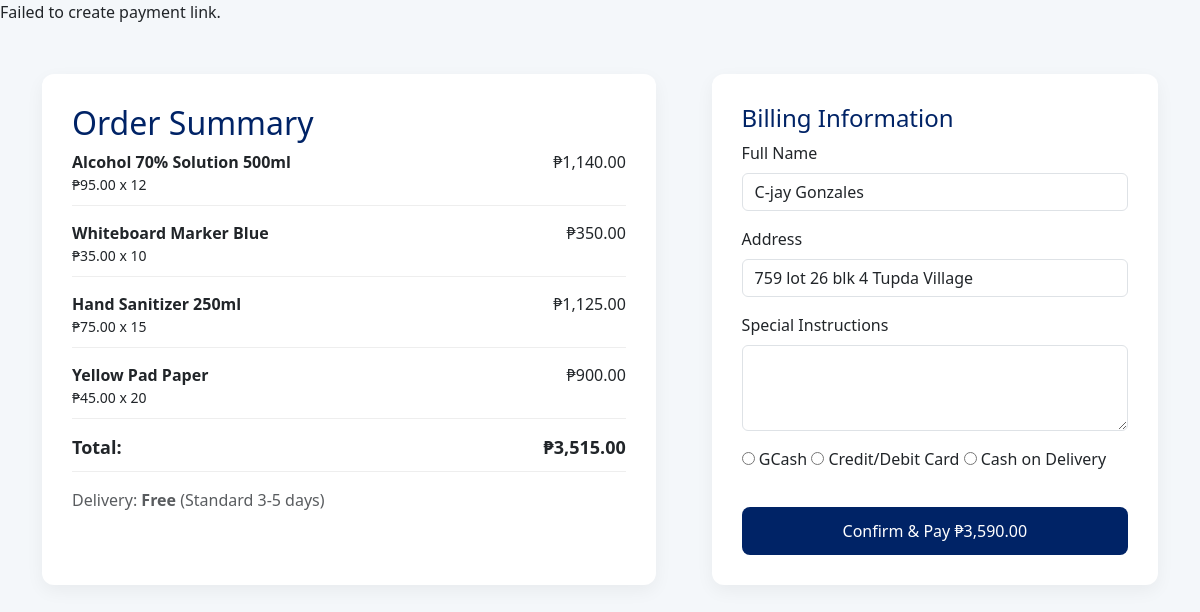
The page /test-files/cart-ver1.php (signed in) on the database as committed earlier.
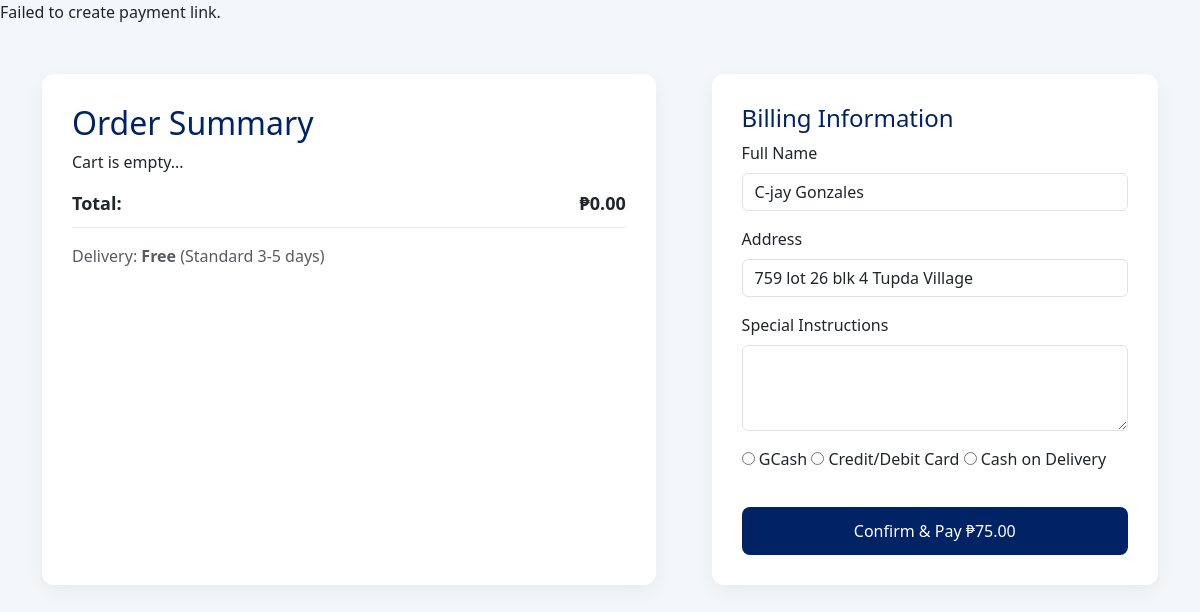
The same page on the database as committed later.
### tables this page shows
CREATE TABLE `shopping_cart` (
  `cart_id` int(11) NOT NULL,
  `user_id` int(11) NOT NULL,
  `product_id` int(11) NOT NULL,
  `quantity` int(10) UNSIGNED NOT NULL DEFAULT 1,
  `added_at` timestamp NOT NULL DEFAULT current_timestamp()
);

CREATE TABLE `products` (
  `product_id` int(11) NOT NULL,
  `category_id` int(11) NOT NULL,
  `product_name` varchar(150) NOT NULL,
  `product_code` varchar(50) DEFAULT NULL,
  `description` text DEFAULT NULL,
  `price` decimal(10,2) NOT NULL,
  `stock_quantity` int(11) UNSIGNED NOT NULL,
  `min_stock_level` int(11) UNSIGNED DEFAULT 0,
  `product_image` varchar(255) DEFAULT NULL,
  `is_featured` tinyint(1) DEFAULT 0,
  `is_top_order` tinyint(1) DEFAULT 0,
  `isActive` tinyint(1) DEFAULT 1,
  `created_at` datetime DEFAULT current_timestamp(),
  `updated_at` timestamp NOT NULL DEFAULT current_timestamp() ON UPDATE current_timestamp()
);

CREATE TABLE `users` (
  `user_id` int(11) NOT NULL,
  `username` varchar(50) DEFAULT NULL,
  `email` varchar(100) NOT NULL,
  `password` varchar(255) DEFAULT NULL,
  `first_name` varchar(50) NOT NULL,
  `middle_name` varchar(50) NOT NULL,
  `last_name` varchar(50) NOT NULL,
  `gender` varchar(20) NOT NULL DEFAULT 'Prefer not to say',
  `date_of_birth` date DEFAULT NULL,
  `is_verified` tinyint(1) NOT NULL DEFAULT 0,
  `contact_number` varchar(15) NOT NULL,
  `address` text NOT NULL,
  `created_at` datetime NOT NULL DEFAULT current_timestamp(),
  `updated_at` timestamp NOT NULL DEFAULT current_timestamp() ON UPDATE current_timestamp(),
  `isActive` tinyint(1) NOT NULL,
  `verification_token` varchar(64) NOT NULL,
  `token_created_at` datetime NOT NULL DEFAULT current_timestamp(),
  `profile_image` varchar(255) DEFAULT NULL,
  `province_id` int(11) DEFAULT NULL,
  `city_id` int(11) DEFAULT NULL,
  `barangay_id` int(11) DEFAULT NULL
);

### auth/auth.php (called while the page is built, shortened)
<?php
      $pdo = connect();
      $stmt = $pdo->prepare("SELECT * FROM users WHERE user_id = :id LIMIT 1");
      $stmt->execute([':id' => $_SESSION['user_id']]);
      $user = $stmt->fetch(PDO::FETCH_ASSOC);
?>

### test-files/cart-ver1.php (the view, shortened to what this page needs)
<?php
require_once __DIR__ .'/../auth/auth.php';
$pdo = connect();
$user_id = $user['user_id'];
try {
    $pdo->beginTransaction();
      $getCart = "SELECT
                        c.cart_id,
                        c.product_id,
                        u.user_id AS user_id,
                        p.product_name,
                        p.price,
                        c.quantity,
                        (p.price * c.quantity) AS subtotal,
                        c.added_at
                    FROM shopping_cart c
                    JOIN users u ON c.user_id = u.user_id
                    JOIN products p ON c.product_id = p.product_id
                    WHERE c.user_id = ?";
        $stmt = $pdo->prepare($getCart);
        $stmt->execute([$user_id]);
        $cartItems = $stmt->fetchAll(PDO::FETCH_ASSOC);
        $total_amount = 0;
        foreach ($cartItems as $item) {
          $total_amount+= $item['subtotal'];
        }
        $shipping_fee = 75.00;
        $final_amount = $total_amount+$shipping_fee;
      $pdo->commit();
} catch (Exception $e) {
    $pdo->rollBack();
    echo "Transaction Failed: Database Error-> " . $e->getMessage();
}
?>
<!DOCTYPE html>
<html lang="en">
<head>
    <link href="../bootstrap-5.3.8-dist/css/bootstrap.css" rel="stylesheet">
    <link href="../ui/homepage.css" rel="stylesheet"/>
</head>
<body>
<div class="container checkout-container">
    <div class="order-summary">
        <h2>Order Summary</h2>
        <?php $grandTotal = 0; ?>
        <?php foreach ($cartItems as $item): ?>
            <?php $grandTotal += $item['subtotal']; ?>
            <div class="summary-item">
                <div>
                    <strong><?= htmlspecialchars($item['product_name']) ?></strong><br>
                    <small>₱<?= number_format($item['price'], 2) ?> x <?= $item['quantity'] ?></small>
                </div>
                <div>
                    ₱<?= number_format($item['subtotal'], 2) ?>
                </div>
            </div>
        <?php endforeach; ?>
        <?php if (!$cartItems): ?>
          <p>Cart is empty...</p>
        <?php endif; ?>
        <div class="summary-item total">
            <span>Total:</span>
            <span>₱<?= number_format($grandTotal, 2) ?></span>
        </div>
        <p class="mt-3 text-muted">Delivery: <strong>Free</strong> (Standard 3-5 days)</p>
    </div>
    <div class="billing-info">
        <h4>Billing Information</h4>
        <form action="process-payment.php" method="POST">
            <div class="mb-3">
                <label for="fullname" class="form-label">Full Name</label>
                <input type="text" class="form-control" id="fullname" name="fullname" value="<?= htmlspecialchars($user['first_name'].' '.$user['last_name']); ?>" readonly>
            </div>
            <div class="mb-3">
                <label for="address" class="form-label">Address</label>
                <input type="text" class="form-control" id="address" name="address" value="<?= htmlspecialchars($user['address']); ?>" readonly>
            </div>
            <div class="mb-3">
                <label for="instructions" class="form-label">Special Instructions</label>
                <textarea class="form-control" id="instructions" name="instructions" rows="3" required></textarea>
            </div>
            <div class="mb-3">
                <form class="" action="paymongo.php" method="post">
                <label><input type="radio" name="payment_method" value="GCash" required> GCash</label>
                <label><input type="radio" name="payment_method" value="Card"> Credit/Debit Card</label>
                <label><input type="radio" name="payment_method" value="COD"> Cash on Delivery</label>
              </form>
            </div>
            <button type="submit" class="btn-pay">Confirm & Pay ₱<?= number_format($final_amount, 2) ?></button>
        </form>
    </div>
</div>
</body>
</html>

### assets/css/homepage.css (style rules this page uses)
* { margin: 0; padding: 0; box-sizing: border-box; }
body { background-color: #E8E8E8; }

### test-files/cart-ver1.php (style rules this page uses)
body { background-color: #f4f7fa; font-family: 'Segoe UI', sans-serif; }
h2, h4 { color: #002366; }
.checkout-container { display: flex; justify-content: space-between; gap: 30px; margin-top: 50px; }
.order-summary, .billing-info { background: #fff; padding: 30px; border-radius: 12px; box-shadow: 0 6px 18px rgba(0,0,0,0.05); }
.order-summary { flex: 0 0 55%; }
.billing-info { flex: 0 0 40%; }
.summary-item { display: flex; justify-content: space-between; margin-bottom: 15px; border-bottom: 1px solid #eee; padding-bottom: 10px; }
.total { font-weight: bold; font-size: 18px; }
.btn-pay { background-color: #002366; color: white; font-weight: 500; padding: 12px; border: none; width: 100%; border-radius: 8px; margin-top: 20px; }

Rows that differ between the two databases and show on the page:
removed shopping_cart: product.product_name "Alcohol 70% Solution 500ml", product.price "95.00", quantity "12", subtotal "1,140.00"
removed shopping_cart: product.product_name "Whiteboard Marker Blue", product.price "35.00", quantity "10", subtotal "350.00"
removed shopping_cart: product.product_name "Hand Sanitizer 250ml", product.price "75.00", quantity "15", subtotal "1,125.00"
removed shopping_cart: product.product_name "Yellow Pad Paper", product.price "45.00", quantity "20", subtotal "900.00"
Other text that changed with them:
$grandTotal: "3,515.00" → "0.00"
$final_amount: "3,590.00" → "75.00"
text now shown: "Cart is empty..."
